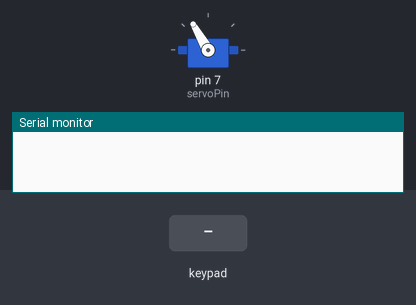
The sketch below on a simulated Arduino Nano Every. Parts: servo, the last lines printed to the serial monitor. Inputs (shaded band) come from the test bench.

Above: at 1.2 s.
1.3 s: key '4' pressed
At 2.2 s:
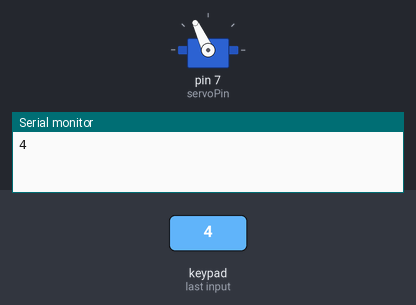
Timing chart, 0 to 10.3 s (numbered marks = the images above; inputs shaded):
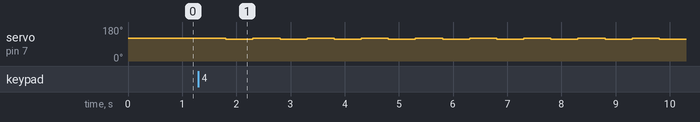

The sketch:

LinearActuator.ino
```cpp
//This sketch activates a linear actuator using an arduino nano every board , requires the servo library (shouldn't need to be downloaded)
//and the keypad library tools->manage libraries install keypad library (adafruit keypad works)

#include <Servo.h>
#include <Keypad.h>
const int buttonPin[] = {9,10,11,12};     // the number of the pushbutton pins
const byte ROWS = 1;
const byte COLS = 4;
char keys[ROWS][COLS] = {
  {'1', '2', '3','4'},
}; //recognizes these as keypad numbers

byte colPins[COLS] = {9, 10, 11, 12}; //connect arduino pins to column pinouts of keypad
byte rowPins[ROWS] = {8}; //connect arduino pins to recognize the row keypad

Keypad customKeypad = Keypad(makeKeymap(keys), rowPins, colPins, ROWS, COLS );;

Servo myservo;  // create servo object to control a servo
int servoPin=7;
int pos;    // variable to store the servo position
byte Speed = 0; // initialize variable for speed of motor (0-255)
int outPos = 115; //stretched servo position: max is 115, most likely want to change to a shorter stretch like 118
int inPos = 120; //starting servo position
char currentKey=customKeypad.getKey();

void setup() {
  Serial.begin(9600);
  //customKeypad.begin();
myservo.attach(servoPin);  // attaches the servo on pin 7 to the servo object
myservo.write(inPos);
}

void loop() {
  // these are the keys you press to get the stretcher to move
char customKey = customKeypad.getKey();
  switch(customKey){
  case '1': //reset to starting position
  myservo.write(inPos);
    Serial.println(customKey);
    break;
  case '3': //manual stretch
    myservo.write(inPos);
    delay(500);
    myservo.write(outPos);
    delay(500);
    Serial.println(customKey);
    break;
  case '2':
    Serial.println(customKey);
    break;
  case '4': //cyclic stretch
  Serial.println(customKey);
    if (currentKey=customKey){
      for (int i=0; i<=10; i++) {
      myservo.write(inPos);
      delay(500);
      myservo.write(outPos);
      delay(500);
     Serial.println(currentKey);
}
    }
  }
  }
```

Measured:
- after the input at 1.3 s, servo on pin 7 (servoPin): alternates 120° for 0.50 s and 115° for 0.50 s, starting after 0.51 s
